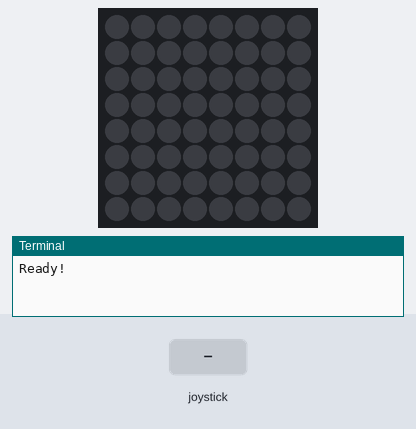
Recording of a program running on a simulated Raspberry Pi (BCM pin numbers) with a Sense HAT. On the bench: the Sense HAT's 8×8 RGB LED matrix, the last lines printed to the terminal. The inputs (shaded band) are chosen by the test bench.

Above: at 1.2 s.
1.3 s: joystick pushed up
At 1.37 s:
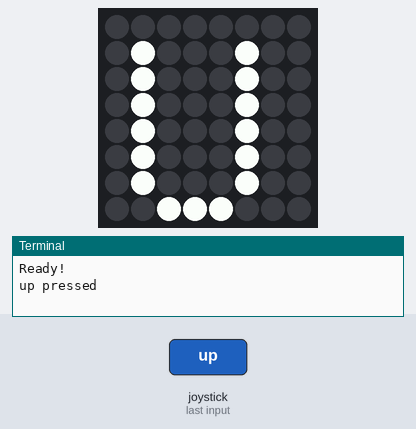
2.9 s: joystick pushed right
At 2.97 s:
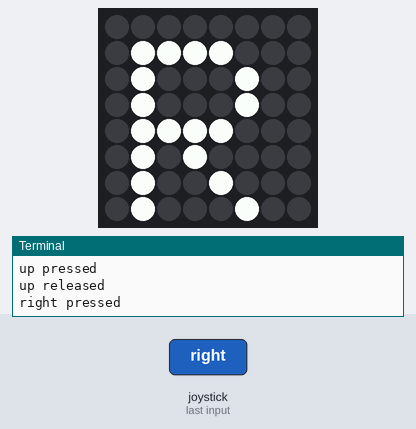
4.5 s: joystick pushed down
At 4.57 s:
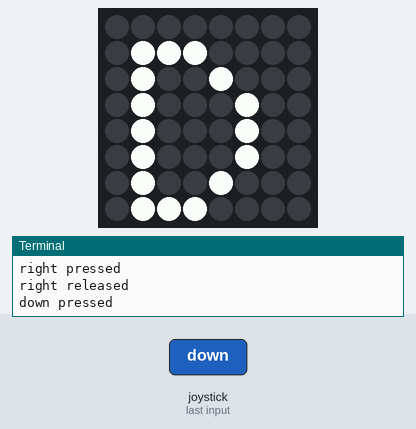
6.1 s: joystick pushed left
At 6.17 s:
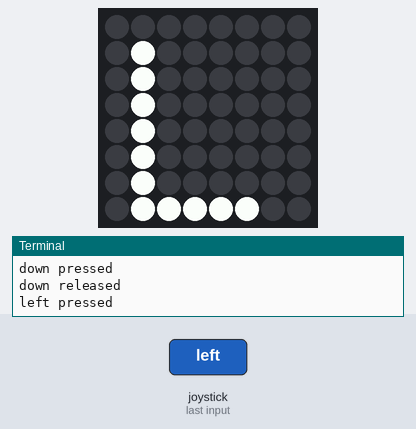
7.7 s: joystick clicked
At 7.77 s:
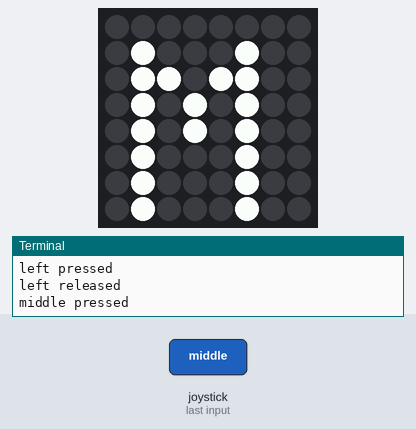
Timing chart, 0 to 10.3 s (numbered marks = the images above; inputs shaded):
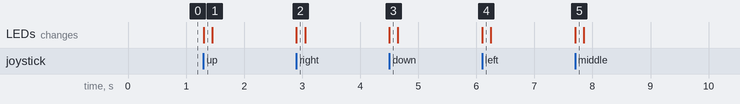

Measured:
- after the input at 1.3 s, the LEDs: change at once (image 1)
- after the input at 2.9 s, the LEDs: change at once (image 2)
- after the input at 4.5 s, the LEDs: change at once (image 3)
- after the input at 6.1 s, the LEDs: change at once (image 4)
- after the input at 7.7 s, the LEDs: change at once (image 5)

The program:

joystick.py
```python
#!/usr/bin/env python3
"""Demonstrates two methods for receiving joystick input: callback and event
loop"""

import sense_hat

USE_CALLBACK = True

def event_loop(sense):
    while True:
        for event in sense.stick.get_events():
            if event.action == "pressed":
                handle_event(sense, event)

            elif event.action == "released":
                sense.clear()

def handle_event(sense, event):
    print(event.direction, event.action)
    if event.action == "pressed":
        sense.show_letter(event.direction[0][0].upper())
    elif event.action == "released":
        sense.clear()

def callback_loop(sense):
    sense.stick.direction_any = lambda event: handle_event(sense, event)
    while True:
        pass

if __name__ == "__main__":
    sense = sense_hat.SenseHat()
    print("Ready!")

    if USE_CALLBACK:
        callback_loop(sense)
    else:
        event_loop(sense)
```
